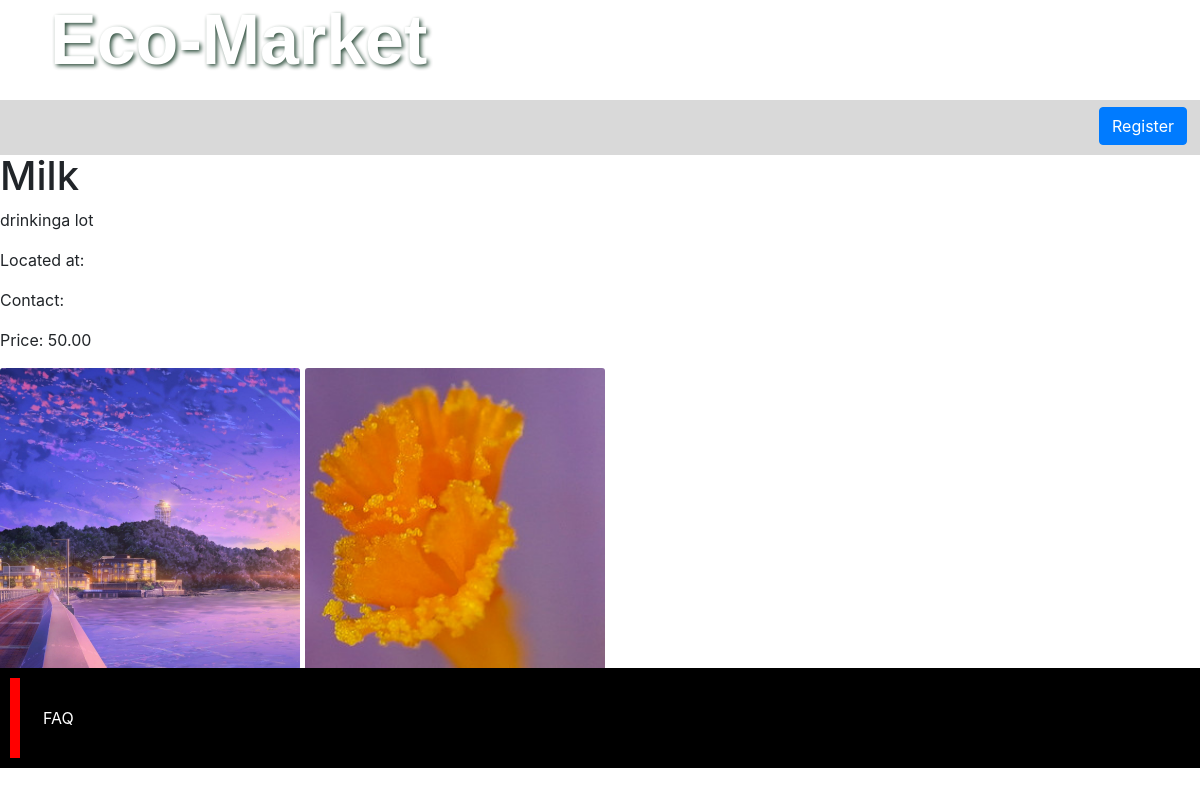
Page /product/Milk on the earlier database version.
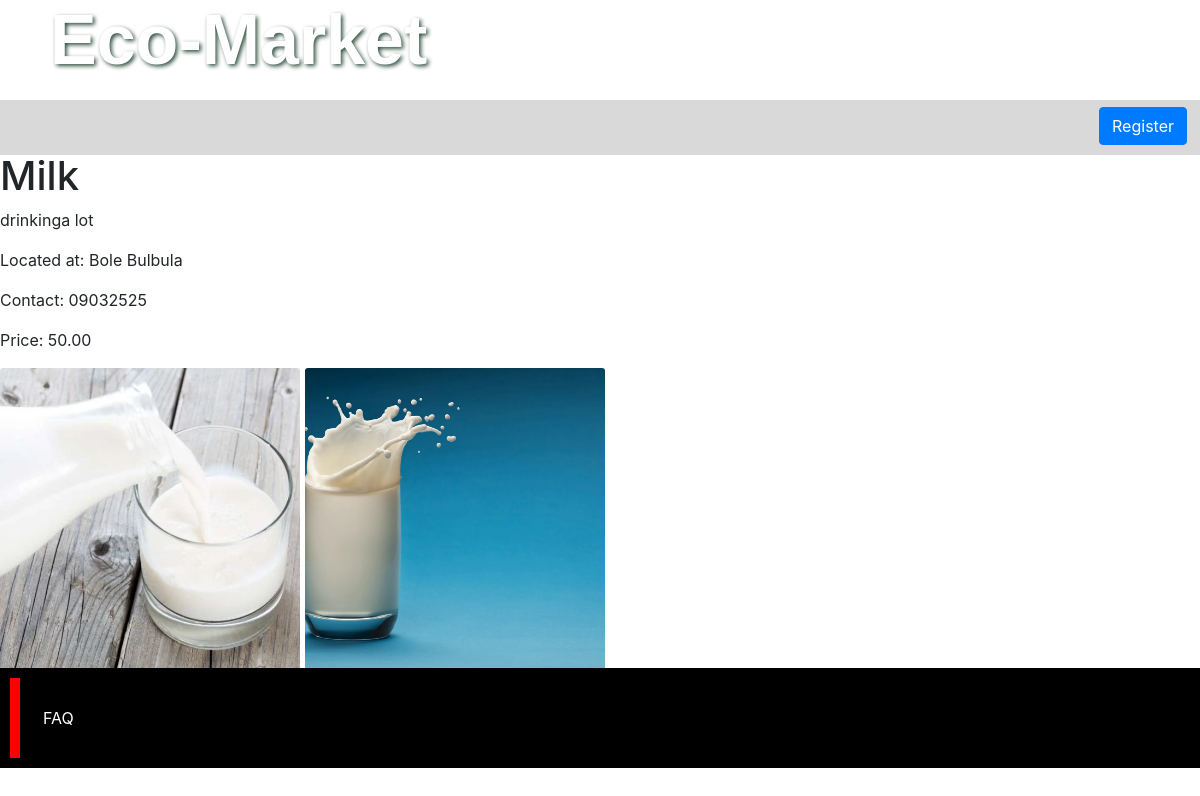
Same page on the later database version.
### products/models.py (models this page shows, shortened)
class Product(models.Model):
    product_type = models.ForeignKey(
        ProductType, related_name="categories", on_delete=models.RESTRICT
    )
    category = models.ForeignKey(
        Category, related_name="product_types", on_delete=models.RESTRICT
    )
    title = models.CharField(
        verbose_name=("Title"), help_text=("required"), max_length=255
    )
    description = models.TextField(
        verbose_name=("description"), help_text=("not required"), blank=True
    )
    location = models.CharField(
        verbose_name=("location"), help_text=("required"), blank=True, max_length=255
    )
    contact = models.CharField(
        verbose_name=("contact"), help_text=("required"), blank=True, max_length=255
    )
    slug = models.SlugField(max_length=255)
    regular_price = models.DecimalField(
        verbose_name=("Regular Price"),
        help_text=("Maximum 99,999"),
        error_messages={
            "name": {
                "max_length": ("THe price should be between 0 and 99,999"),
            },
        },
        max_digits=6,
        decimal_places=2,
    )
    discount_price = models.DecimalField(
        verbose_name=("Discount Price"),
        help_text=("Maximum 99,999"),
        error_messages={
            "name": {
                "max_length": ("The price should be between 0 and 99,999"),
            },
        },
        max_digits=6,
        decimal_places=2,
    )
    is_active = models.BooleanField(
        verbose_name=("Product visibility"),
        help_text=("Change product visibility"),
        default=True,
    )
    created_at = models.DateTimeField(("Created at"), auto_now_add=True, editable=False)
    updated_at = models.DateTimeField(("Updated at"), auto_now=True)
    class Meta:
        ordering = ["-created_at"]
        verbose_name = "Product"
        verbose_name_plural = "Products"

class ProductImage(models.Model):
    product = models.ForeignKey(
        Product, on_delete=models.CASCADE, related_name="product_image"
    )
    image = models.ImageField(
        verbose_name=("images"),
        help_text=("upload the product image"),
        upload_to="images",
        default="images/default.png",
    )
    alt_text = models.CharField(
        verbose_name=("Alternative Text"),
        help_text=("Please add alternative text"),
        max_length=255,
        null=True,
        blank=True,
    )
    is_feature = models.BooleanField(default=False)
    created_at = models.DateTimeField(auto_now_add=True, editable=False)
    UPDATED_at = models.DateTimeField(auto_now=True)
    class Meta:
        verbose_name = "product Image"
        verbose_name_plural = "product Images"

### products/views.py (the view)
# urls.py: path("product/<slug:slug>", views.product_detail, name="product_detail"),
def product_detail(request, slug):
    product = get_object_or_404(Product, slug=slug, is_active=True)
    template_name = "single.html"
    context = {
        "product": product,
        "template_name": template_name,
    }
    return render(request, "single.html", {"product": product})

### templates/single.html (shortened to what this page needs)
{% extends 'base.html' %}
{% block content %}
    <h1>{{ product.title }}</h1>
    <p>{{ product.description }}</p>
    <p>Located at: {{ product.location }}</p>
    <p>Contact: {{ product.contact }}</p>
    <p>Price: {{ product.regular_price }}</p>
    {% for image in product.product_image.all %} {% if image.is_feature %}
    <img
      class="card-img-top custom-img"
      width="200px"
      height="200px"
      src="{{ image.image.url }}"
      alt="{{ image.image.alt_text }}"
    />
    {% else %}
    <img
      class="card-img-top custom-img"
      width="100px"
      height="100px"
      src="{{ image.image.url }}"
      alt="{{ image.image.alt_text }}"
    />
    {%endif%} {% endfor%}
   {% endblock %}

### templates/base.html (shortened to what this page needs)
<!DOCTYPE html>
<html>
  <head>
    {% load static %}
    <link
      rel="stylesheet"
      href="https://cdn.jsdelivr.net/npm/bootstrap@4.0.0/dist/css/bootstrap.min.css"
    />
    <link rel="stylesheet" href="{% static 'index.css' %}" />
    <link
      rel="stylesheet"
      href="https://cdnjs.cloudflare.com/ajax/libs/font-awesome/5.15.4/css/all.min.css"
    />
  </head>
  <body>
    <nav class="navbar">
      <div class="text-wrapper">
        <a href="{% url 'homepage' %}">Eco-Market</a>
      </div>
    </nav>
  <div class="rectangle">
    <div class="btn">
      {% if user.is_authenticated %}
      <div class="button-container">
        <a href="{% url 'products' %}" class="btn btn-white btn-lg">
          <i class="fa fa-plus"></i>
        </a>
        <a href="{% url 'AccountSetting' %}" class="btn btn-white btn-lg">
          <i class="fa fa-user"></i>
        </a>
      </div>
      {% else %}
      <a href="/register" class="btn btn-primary">Register</a>
      {% endif %}
    </div>
    <body>
    {% block content %}
    {% endblock %}
    <footer>
      <div class="footer-content">
        <div class="vertical-bar"></div>
        <a href="/FAQ" class="transparent-link">FAQ</a>
      </div>
    </footer>
  </head>
</body>
</html>

### static/css/index.css (style rules this page uses)
body, html { margin: 0; padding: 0; height: 100%; background: rgb(255, 255, 255); background-image: rgb(226, 204, 207); }
.navbar { background-image: url("http://content.kens5.com/photo/2017/10/22/vegetables_1508727313637_11456014_ver1.0.jpg"); background-repeat: no-repeat; background-size: cover; color: white; font-weight: bold; background-position: center; display: flex; height: 100px; width: auto; opacity: 0.85; }
.rectangle { height: 55px !important; width:absolute; background-color: #D9D9D9; }
.rectangle { width: auto; height: 30px; }
.text-wrapper { position: absolute; top: 0; left: 50px; text-shadow: 2px 2px 4px #0c311d; font-family: "Inter-Bold", Helvetica; font-weight: 700; color: #ffffff; font-size: 70px; letter-spacing: 0; line-height: normal; }
.btn { display: flex; justify-content: right; align-items: right; text-align: right; }
footer { background-color: black; padding: 10px; position: bottom; bottom: 0; left: 0; width: 100%; }
.footer-content { display: flex; align-items: center; }
.vertical-bar { width: 10px; height: 80px; background-color: red; margin-right: 20px; }
.transparent-link { color: white; text-decoration: none; padding: 3px; transition: background-color 0.3s; }
.text-wrapper a { color: inherit; text-decoration:none; }
.custom-img { object-fit: cover; height: 300px; width: 300px; }

Differences in the rows shown:
changed Product "Milk": location (not shown) → "Bole Bulbula"; contact (not shown) → "09032525"
changed ProductImage (number 1 of 2 on the later page): image: a different picture
changed ProductImage (number 2 of 2 on the later page): image: a different picture
